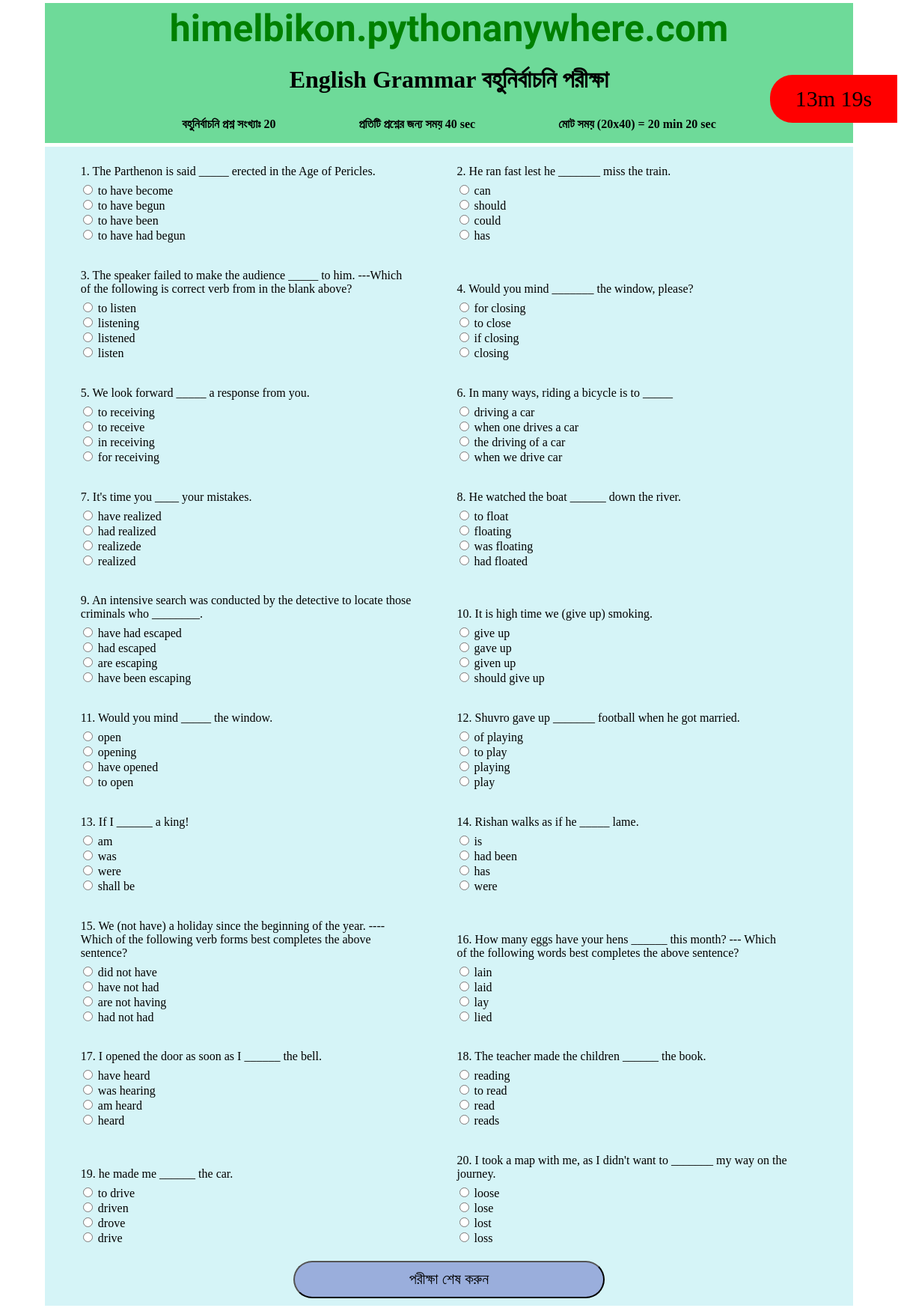
/quiz/hsc/english2/chapter/RightFormOfVerb/, run on the app's committed database.
### quiz/models.py (models this page shows, shortened)
class Subject(models.Model):
    code_name = models.CharField(max_length=50)
    formal_name = models.CharField(max_length=50)
    chap_names = models.TextField(blank=True)

class HSC_Quiz(models.Model):
    subject = models.CharField(max_length=50)
    chapter_name = models.CharField(max_length=50, blank=True)
    chapters = (('০১', '০১'), ('০২', '০২'), ('০৩', '০৩'), ('০৪', '০৪'), ('০৫', '০৫'),
    ('০৬', '০৬'), ('০৭', '০৭'), ('০৮', '০৮'), ('০৯', '০৯'), ('১০', '১০'), ('১১', '১১'), ('১২', '১২'))
    chapter_no = models.CharField(max_length=2, blank=True, choices=chapters)
    stimulation = models.TextField(blank=True)
    question = models.CharField(max_length=400)
    multiple_answer = models.TextField(blank=True)
    a = models.CharField(max_length=200)
    b = models.CharField(max_length=200)
    c = models.CharField(max_length=200)
    d = models.CharField(max_length=200)
    answer = models.CharField(max_length=200)
    explanation = models.TextField(blank=True)

### quiz/views.py (the view)
# urls.py: path('hsc/<str:sub>/chapter/<chap_no>/', views.hsc_quiz, name='hsc_quiz'),
def hsc_quiz(request, sub, chap_no):
    raws = HSC_Quiz.objects.all()
    raw_list = []
    quiz_num = 20
    quizs = []
    exist = []
    answers_id = []
    subject = 'Unknown'
    sub_obj = Subject.objects.all()
    for obj in sub_obj:
        if obj.code_name == sub:
            subject = obj.formal_name
    for raw in raws:
        try:
            if raw.subject == sub and int(raw.chapter_no) == int(chap_no):
                raw_list.append(raw)
        except:
            if raw.subject == sub and raw.chapter_name.lower() == chap_no.lower():
                raw_list.append(raw)
    if len(raw_list) < quiz_num:
        visitors(request)
        return render(request, 'quiz/quiz.html', {'message': 'এই বিষয় বা অধ্যয়ের যথেষ্ট প্রশ্ন আমাদের সার্ভারে নেই'})
    while len(quizs) + 1 <= quiz_num:
        mcq = random.choice(raw_list)
        if not mcq in exist:
            mcq.question = str(len(quizs) + 1) + '. ' + mcq.question
            quizs.append(mcq)
            exist.append(mcq)
    for x in quizs:
        answers_id.append(x.id)
    main_dic = {
                'quizs':quizs,
                'answers_id':answers_id,
                'subject':subject,
                'quiz_num': quiz_num,
                'each_quiz_time': 40,
                'total_time': str((quiz_num*40)%60) + ' min ' + str((quiz_num*40)%60) + ' sec',
            }
    visitors(request)
    return render(request, 'quiz/quiz.html', main_dic)

### home/extra.py (called while the page is built)
def visitor_log(request):
	path = 'URL---> ' + str(request).split("'")[1]
	x_forwarded_for = request.META.get('HTTP_X_FORWARDED_FOR')
	if x_forwarded_for:
		ip = x_forwarded_for.split(',')[0]
	else:
		ip = request.META.get('REMOTE_ADDR')
	log = Visitor_History(path=path, ip=ip)
	log.save()

### quiz/views.py (called while the page is built)
def visitors(request):
    extra = Thread(target=lambda: visitor_log(request))
    extra.start()

### quiz/templates/quiz/quiz.html (shortened to what this page needs)
{% load static %}
<!DOCTYPE html>
<html lang="en" dir="ltr">
  <head>
    <link rel="stylesheet" href="{% static 'css/quiz.css' %}">
  </head>
  <body>
    <div class="exam_info">
      <h1 id="url"> <a href="{% url 'home' %}">himelbikon.pythonanywhere.com</a> </h1>
      <h1>{{ subject }} বহুনির্বাচনি পরীক্ষা </h1>
      <div>বহুনির্বাচনি প্রশ্ন সংখ্যাঃ {{ quiz_num }}</div>
      <div>প্রতিটি প্রশ্নের জন্য সময় {{ each_quiz_time }} sec</div>
      <div>মোট সময় ({{ quiz_num }}x{{ each_quiz_time }}) = {{ total_time }}</div>
    </div>
    {% if message %}
    {{ message }}
    {% else %}
    <form name="quiz_form" id="quiz_form" method="POST" action="{% url 'quiz:quiz_result' %}">
      {% for quiz in quizs %}
      <div class="mcq">
       <div>{{ quiz.question|safe }}</div>
       <div> {{ quiz.multiple_answer|safe }} </div>
        <input type="radio" id="{{ quiz.a }}" name="{{ quiz.id }}" value="{{ quiz.a }}">
        <label for="{{ quiz.a }}">{{ quiz.a }}</label><br>
        <input type="radio" id="{{ quiz.b }}" name="{{ quiz.id }}" value="{{ quiz.b }}">
        <label for="{{ quiz.b }}">{{ quiz.b }}</label><br>
        <input type="radio" id="{{ quiz.c }}" name="{{ quiz.id }}" value="{{ quiz.c }}">
        <label for="{{ quiz.c }}">{{ quiz.c }}</label><br>
        <input type="radio" id="{{ quiz.d }}" name="{{ quiz.id }}" value="{{ quiz.d }}">
        <label for="{{ quiz.d }}">{{ quiz.d }}</label><br>
      </div>
      {% endfor %}
      <input id="submit" type="submit" value="পরীক্ষা শেষ করুন">
    </form>
    <div id="timer"> Strating... </div>
    {% endif %}
  </body>
</html>

### static/css/quiz.css (style rules this page uses)
.exam_info { text-align: center; padding: 5px; background: #6eda99; border-bottom: 5px white solid; }
.exam_info div { display: inline-block; padding: 1% 5%; font-weight: bold; }
#url { padding: 0 0; margin: 0 0; }
#url a { text-decoration: none; font-family: 'Acme', sans-serif; font-size: 50px; color: green; }
body { margin: 0.3% 5%; scroll-behavior: smooth; }
form { background: #d5f4f7; padding: 10px 20px; }
.mcq { padding: 2px 5px; padding-bottom: 10px; margin: 1% 2%; display: inline-block; width: 43%; }
.mcq div { padding: 2px; }
#submit { width: 40%; margin-left: 30%; margin-right: 30%; height: 50px; font-size: 20px; border-radius: 25px; background: #9aaedc; }
#timer { position: fixed; right: 1px; top: 100px; background: red; min-width: 150px; max-width: 75%; min-height: 30px; padding-top: 15px; padding-right: 10px; padding-left: 10px; padding-bottom: 15px; font-size: 30px; text-align: center; border-radius: 30px 0px 0px 30px; }

### data on the page
Subject: formal_name "English Grammar"
HSC_Quiz: question "1. The Parthenon is said _____ erected in the Age of Pericles.", a "to have become", b "to have begun", c "to have been", d "to have had begun"
HSC_Quiz: question "2. He ran fast lest he _______ miss the train.", a "can", b "should", c "could", d "has"
HSC_Quiz: question "3. The speaker failed to make the audience _____ to him. ---Which of the following is correct verb from in the blank above?", a "to listen", b "listening", c "listened", d "listen"
HSC_Quiz: question "4. Would you mind _______ the window, please?", a "for closing", b "to close", c "if closing", d "closing"
HSC_Quiz: question "5. We look forward _____ a response from you.", a "to receiving", b "to receive", c "in receiving", d "for receiving"
HSC_Quiz: question "6. In many ways, riding a bicycle is to _____", a "driving a car", b "when one drives a car", c "the driving of a car", d "when we drive car"
HSC_Quiz: question "7. It's time you ____ your mistakes.", a "have realized", b "had realized", c "realizede", d "realized"
HSC_Quiz: question "8. He watched the boat ______ down the river.", a "to float", b "floating", c "was floating", d "had floated"
HSC_Quiz: question "9. An intensive search was conducted by the detective to locate those criminals who ________.", a "have had escaped", b "had escaped", c "are escaping", d "have been escaping"
HSC_Quiz: question "10. It is high time we (give up) smoking.", a "give up", b "gave up", c "given up", d "should give up"
HSC_Quiz: question "11. Would you mind _____ the window.", a "open", b "opening", c "have opened", d "to open"
HSC_Quiz: question "12. Shuvro gave up _______ football when he got married.", a "of playing", b "to play", c "playing", d "play"
HSC_Quiz: question "13. If I ______ a king!", a "am", b "was", c "were", d "shall be"
HSC_Quiz: question "14. Rishan walks as if he _____ lame.", a "is", b "had been", c "has", d "were"
HSC_Quiz: question "15. We (not have) a holiday since the beginning of the year. ---- Which of the following verb forms best completes the above sentence?", a "did not have", b "have not had", c "are not having", d "had not had"
HSC_Quiz: question "16. How many eggs have your hens ______ this month? --- Which of the following words best completes the above sentence?", a "lain", b "laid", c "lay", d "lied"
HSC_Quiz: question "17. I opened the door as soon as I ______ the bell.", a "have heard", b "was hearing", c "am heard", d "heard"
HSC_Quiz: question "18. The teacher made the children ______ the book.", a "reading", b "to read", c "read", d "reads"
HSC_Quiz: question "19. he made me ______ the car.", a "to drive", b "driven", c "drove", d "drive"
HSC_Quiz: question "20. I took a map with me, as I didn't want to _______ my way on the journey.", a "loose", b "lose", c "lost", d "loss"

### other printed values
{{ quiz_num }} "20"
{{ each_quiz_time }} "40"
{{ total_time }} "20 min 20 sec"
